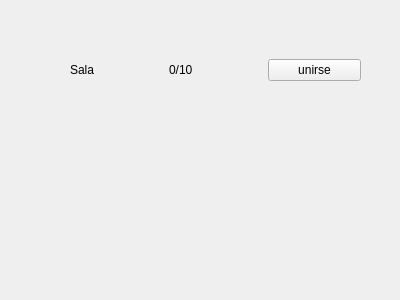
<?xml version="1.0" encoding="UTF-8"?>
<ui version="4.0">
 <class>Form</class>
 <widget class="QWidget" name="Form">
  <property name="geometry">
   <rect>
    <x>0</x>
    <y>0</y>
    <width>400</width>
    <height>300</height>
   </rect>
  </property>
  <property name="windowTitle">
   <string>Form</string>
  </property>
  <widget class="QWidget" name="horizontalLayoutWidget">
   <property name="geometry">
    <rect>
     <x>70</x>
     <y>30</y>
     <width>291</width>
     <height>80</height>
    </rect>
   </property>
   <layout class="QHBoxLayout" name="horizontalLayout">
    <item>
     <widget class="QLabel" name="nombre_sala">
      <property name="text">
       <string>Sala</string>
      </property>
     </widget>
    </item>
    <item>
     <widget class="QLabel" name="n_jugadores">
      <property name="text">
       <string>0/10</string>
      </property>
     </widget>
    </item>
    <item>
     <widget class="QPushButton" name="unirse">
      <property name="text">
       <string>unirse</string>
      </property>
     </widget>
    </item>
   </layout>
  </widget>
 </widget>
 <resources/>
 <connections/>
</ui>
